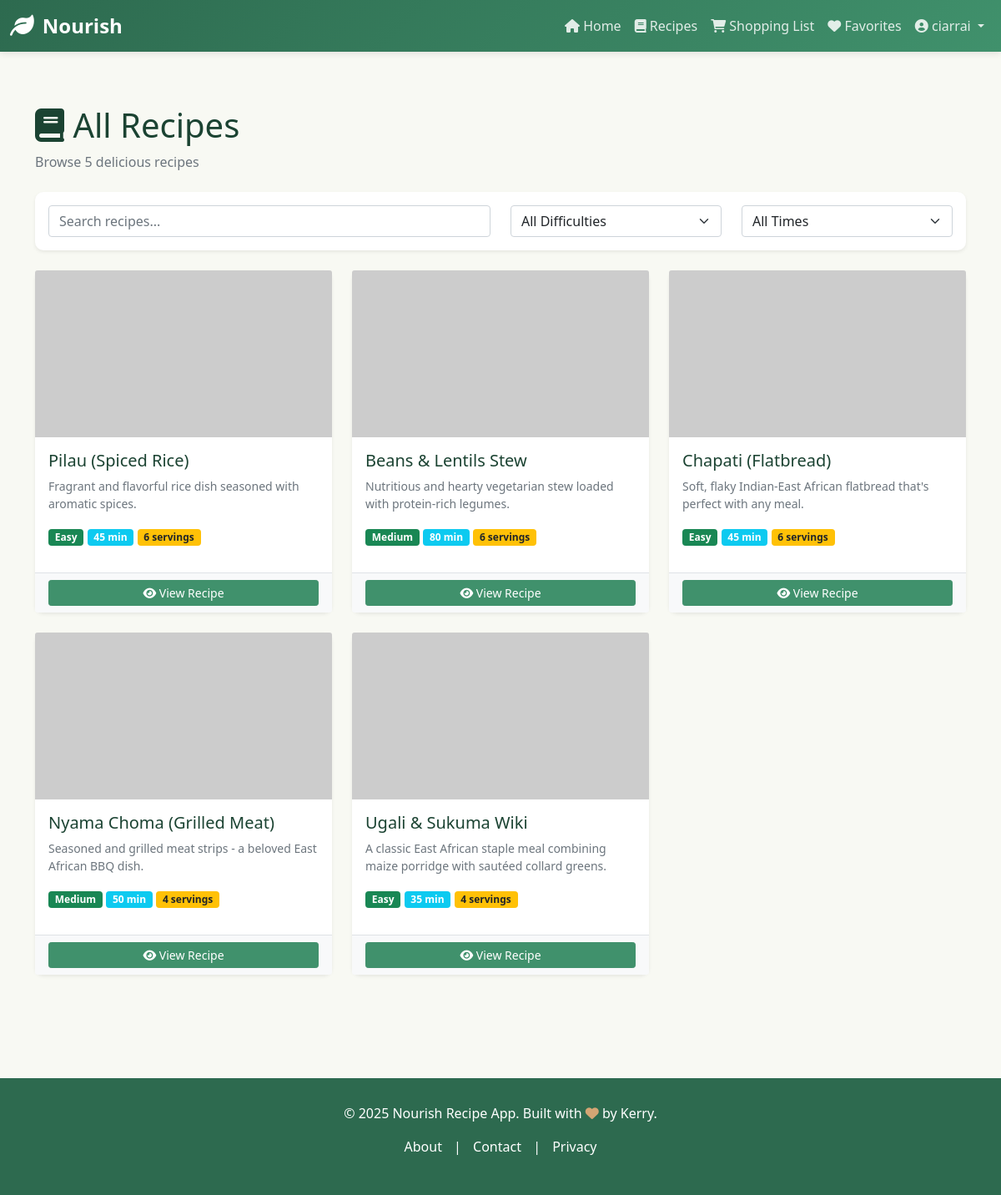
Page /recipes/ (signed in) on the committed database.
### ingredient/models.py (models this page shows, shortened)
class Recipe(models.Model):
  DIFFICULTY_CHOICES = [
      ('easy', 'Easy'),
      ('medium', 'Medium'),
      ('hard', 'Hard'),
  ]
  CATEGORY_CHOICES = [
      ('breakfast', 'Breakfast'),
      ('lunch', 'Lunch'),
      ('dinner', 'Dinner'),
      ('snack', 'Snack'),
      ('dessert', 'Dessert'),
      ('beverage', 'Beverage'),
      ('other', 'Other'),
  ]
  title = models.CharField(max_length=255)
  description = models.TextField(blank=True)
  prep_time = models.IntegerField(default=15, help_text="minutes")
  cook_time = models.IntegerField(default=30, help_text="minutes")
  servings = models.IntegerField(default=4)
  difficulty = models.CharField(max_length=50, choices=DIFFICULTY_CHOICES, default='medium')
  category = models.CharField(max_length=50, choices=CATEGORY_CHOICES, default='other')
  image = models.URLField(blank=True)  # Using URL for now, can switch to ImageField later
  created_by = models.ForeignKey(User, on_delete=models.CASCADE, related_name='recipes', null=True, blank=True)
  created_at = models.DateTimeField(auto_now_add=True)
  updated_at = models.DateTimeField(auto_now=True)
  is_published = models.BooleanField(default=True)
  views_count = models.IntegerField(default=0)
  def average_rating(self):
    ratings = self.ratings.all()
    if ratings.count() == 0:
      return 0
    return sum([r.score for r in ratings]) / ratings.count()
  class Meta:
    ordering = ['-created_at']

### ingredient/views.py (the view)
# urls.py: path('recipes/', recipes, name='recipes'),
def recipes(request):
  recipes = Recipe.objects.filter(is_published=True)
  return render(request, 'recipes.html', {'recipes': recipes})

### templates/recipes.html (shortened to what this page needs)
{% extends 'base.html' %}
{% load static %}
{% block content %}
<div class="mb-4">
    <h1><i class="fas fa-book"></i> All Recipes</h1>
    <p class="text-muted">Browse {{ recipes|length }} delicious recipes</p>
</div>
<div class="card border-0 shadow-sm mb-4">
    <div class="card-body">
        <div class="row">
            <div class="col-md-6">
                <input type="text" class="form-control" id="search-input" placeholder="Search recipes..." onkeyup="filterRecipes()">
            </div>
            <div class="col-md-3">
                <select class="form-select" id="difficulty-filter" onchange="filterRecipes()">
                    <option value="">All Difficulties</option>
                </select>
            </div>
            <div class="col-md-3">
                <select class="form-select" id="time-filter" onchange="filterRecipes()">
                    <option value="">All Times</option>
                </select>
            </div>
        </div>
    </div>
</div>
{% if recipes %}
    <div class="row" id="recipe-grid">
        {% for recipe in recipes %}
            <div class="col-md-6 col-lg-4 mb-4 recipe-card" data-title="{{ recipe.title|lower }}" data-difficulty="{{ recipe.difficulty }}" data-time="{{ recipe.prep_time|add:recipe.cook_time }}">
                <div class="card h-100 border-0 shadow-sm">
                    {% if recipe.image %}
                        <img src="{{ recipe.image }}" class="card-img-top" alt="{{ recipe.title }}" style="height: 200px; object-fit: cover;">
                    {% else %}
                        <div class="card-img-top bg-light d-flex align-items-center justify-content-center" style="height: 200px;">
                            <i class="fas fa-utensils fa-3x text-muted"></i>
                        </div>
                    {% endif %}
                    <div class="card-body">
                        <h5 class="card-title">{{ recipe.title }}</h5>
                        <p class="card-text text-muted small">{{ recipe.description|truncatewords:15 }}</p>
                        <div class="recipe-meta mb-3">
                            <span class="badge bg-success">{{ recipe.difficulty|title }}</span>
                            <span class="badge bg-info">{{ recipe.prep_time|add:recipe.cook_time }} min</span>
                            <span class="badge bg-warning text-dark">{{ recipe.servings }} servings</span>
                        </div>
                    </div>
                    <div class="card-footer bg-light border-top">
                        <a href="{% url 'recipe_detail' recipe.id %}" class="btn btn-sm btn-primary w-100">
                            <i class="fas fa-eye"></i> View Recipe
                        </a>
                    </div>
                </div>
            </div>
        {% endfor %}
    </div>
{% else %}
    <div class="alert alert-info" role="alert">
        <i class="fas fa-info-circle"></i> No recipes found.
    </div>
{% endif %}
{% endblock %}

### templates/base.html (shortened to what this page needs)
<!DOCTYPE html>
<html lang="en">
<head>
    <link href="https://cdn.jsdelivr.net/npm/bootstrap@5.1.3/dist/css/bootstrap.min.css" rel="stylesheet">
    <link rel="stylesheet" href="https://cdnjs.cloudflare.com/ajax/libs/font-awesome/6.0.0/css/all.min.css">
</head>
<body>
    <nav class="navbar navbar-expand-lg navbar-dark sticky-top">
        <div class="container-fluid">
            <a class="navbar-brand" href="{% url 'home' %}">
                <i class="fas fa-leaf"></i> Nourish
            </a>
            <div class="collapse navbar-collapse" id="navbarNav">
                <ul class="navbar-nav ms-auto">
                    <li class="nav-item">
                        <a class="nav-link" href="{% url 'home' %}"><i class="fas fa-home"></i> Home</a>
                    </li>
                    <li class="nav-item">
                        <a class="nav-link" href="{% url 'recipes' %}"><i class="fas fa-book"></i> Recipes</a>
                    </li>
                    {% if user.is_authenticated %}
                        <li class="nav-item">
                            <a class="nav-link" href="{% url 'shopping_list' %}">
                                <i class="fas fa-shopping-cart"></i> Shopping List
                            </a>
                        </li>
                        <li class="nav-item">
                            <a class="nav-link" href="{% url 'my_favorites' %}">
                                <i class="fas fa-heart"></i> Favorites
                            </a>
                        </li>
                        <li class="nav-item dropdown">
                            <a class="nav-link dropdown-toggle" href="#" id="userMenu" role="button" data-bs-toggle="dropdown">
                                <i class="fas fa-user-circle"></i> {{ user.username }}
                            </a>
                        </li>
                    {% endif %}
                </ul>
            </div>
        </div>
    </nav>
    <main class="container">
        {% block content %}{% endblock %}
    </main>
    <footer>
        <div class="container">
            <p>&copy; 2025 Nourish Recipe App. Built with <i class="fas fa-heart" style="color: #d4a574;"></i> by Kerry.</p>
            <p>
                <a href="#" style="color: white; text-decoration: none; margin: 0 10px;">About</a> |
                <a href="#" style="color: white; text-decoration: none; margin: 0 10px;">Contact</a> |
                <a href="#" style="color: white; text-decoration: none; margin: 0 10px;">Privacy</a>
            </p>
        </div>
    </footer>
</body>
</html>

### templates/base.html (style rules this page uses)
:root { --primary-green: #2d6a4f; --secondary-green: #40916c; --light-green: #52b788; --cream: #f8f9f3; --dark: #1b4332; --warning: #d4a574; }
body { font-family: 'Segoe UI', Tahoma, Geneva, Verdana, sans-serif; background-color: var(--cream); color: var(--dark); }
.navbar { background: linear-gradient(135deg, var(--primary-green) 0%, var(--secondary-green) 100%); box-shadow: 0 2px 8px rgba(0,0,0,0.1); }
.navbar-brand { font-weight: 700; font-size: 1.5rem; color: white !important; display: flex; align-items: center; gap: 10px; }
.navbar-brand i { font-size: 1.8rem; }
.nav-link { color: rgba(255,255,255,0.85) !important; font-weight: 500; transition: color 0.3s ease; }
.btn-primary { background-color: var(--secondary-green); border-color: var(--secondary-green); }
.card { border: none; box-shadow: 0 2px 8px rgba(0,0,0,0.1); transition: transform 0.3s ease, box-shadow 0.3s ease; border-radius: 10px; }
footer { background-color: var(--primary-green); color: white; margin-top: 60px; padding: 30px 0; text-align: center; }
main { min-height: calc(100vh - 200px); padding: 40px 0; }

### rows in the picture
Recipe: title "Pilau (Spiced Rice)", description "Fragrant and flavorful rice dish seasoned with aromatic spices.", difficulty "Easy", prep_time|add "45", servings "6"
Recipe: title "Beans & Lentils Stew", description "Nutritious and hearty vegetarian stew loaded with protein-rich legumes.", difficulty "Medium", prep_time|add "80", servings "6"
Recipe: title "Chapati (Flatbread)", description "Soft, flaky Indian-East African flatbread that's perfect with any meal.", difficulty "Easy", prep_time|add "45", servings "6"
Recipe: title "Nyama Choma (Grilled Meat)", description "Seasoned and grilled meat strips - a beloved East African BBQ dish.", difficulty "Medium", prep_time|add "50", servings "4"
Recipe: title "Ugali & Sukuma Wiki", description "A classic East African staple meal combining maize porridge with sautéed collard greens.", difficulty "Easy", prep_time|add "35", servings "4"

### other values in the picture
{{ user.username }} "ciarrai"
{{ recipes|length }} "5"
